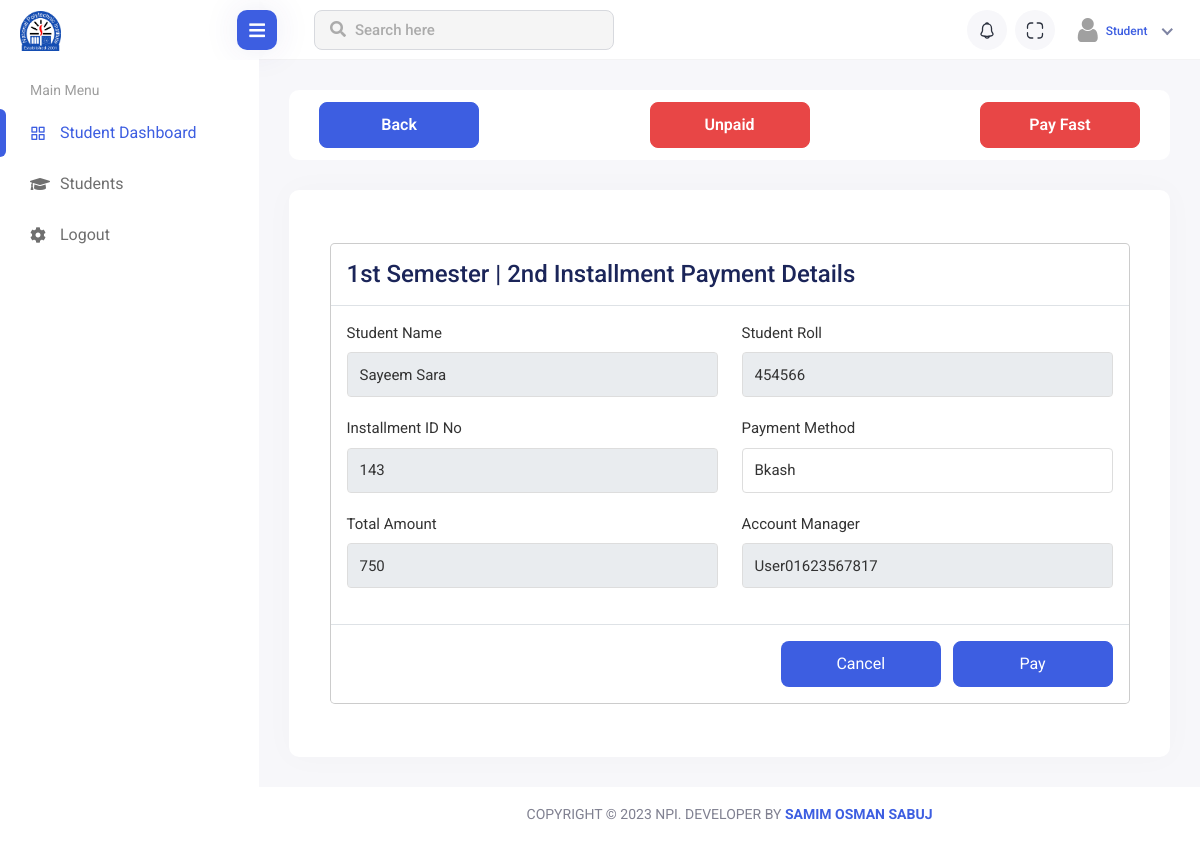
Page /student/payment-confirm/143/ (signed in) on the committed database.
### student/models.py (models this page shows, shortened)
class Installments(models.Model):
    TITLE = (
        ('1st Installment', '1st Installment'),
        ('2nd Installment', '2nd Installment'),
        ('3rd Installment', '3rd Installment'),
        ('4th Installment', '4th Installment'),
    )
    PAYMENT_METHOD = (
        ('Cash', 'Cash'),
        ('Bkash', 'Bkash'),
        ('Others', 'Others'),
    )
    semester = models.ForeignKey(Semesters, on_delete=models.CASCADE, related_name="Semester")
    title = models.CharField(choices=TITLE, max_length=50)
    amount = models.PositiveIntegerField(default=3750)
    discount = models.PositiveIntegerField(default=0)
    created_date = models.DateTimeField(auto_now_add=True)
    payment_method = models.CharField(choices=PAYMENT_METHOD, max_length=15, blank=True, null=False)
    is_paid = models.BooleanField(default=False)
    class Meta:
        ordering = ['-created_date']

class Semesters(models.Model):
    TITLE = (
        ('1st Semester', '1st Semester'),
        ('2nd Semester', '2nd Semester'),
        ('3rd Semester', '3rd Semester'),
        ('4th Semester', '4th Semester'),
        ('5th Semester', '5th Semester'),
        ('6th Semester', '6th Semester'),
        ('7th Semester', '7th Semester'),
        ('8th Semester', '8th Semester'),
        )
    Student = models.ForeignKey(student, on_delete=models.CASCADE, related_name="Students")
    title = models.CharField(choices=TITLE, max_length=50)
    start_date = models.DateField(auto_now_add=True)
    result = models.FloatField(max_length=5, blank=True, null=True)
    is_complete = models.BooleanField(default=False)
    def __str__(self) -> str:
        return self.title
    class Meta:
        ordering = ['title']

### account/models.py (models this page shows, shortened)
class User(AbstractBaseUser, PermissionsMixin):
    email = models.EmailField(max_length=50, blank=False, unique=True)
    username = models.CharField(max_length=40, validators=[UnicodeUsernameValidator], unique=True)
    is_active = models.BooleanField(default=True)
    is_staff = models.BooleanField(default=False)
    is_superuser = models.BooleanField(default=False)
    date_joined = models.DateTimeField(auto_now_add=True)
    objects = UserManager()
    is_student = models.BooleanField(default=False)
    is_teacher = models.BooleanField(default=False)
    is_adminstaff = models.BooleanField(default=False)
    USERNAME_FIELD = 'username'
    REQUIRED_FIELDS = ['email',]
    class Meta:
        ordering = ['-date_joined']
    def __str__(self):
        return self.username

class student(User):
    GENDER = (
        ('Male', 'Male'),
        ('Female', 'Female'),
        ('Others', 'Others'),
    )
    RELIGION = (
        ('Islam', 'Islam'),
        ('Hindu', 'Hindu'),
        ('Chirstian', 'Chirstian'),
        ('Buddist', 'Buddist'),
        ('Others', 'Others'),
    )
    BLOOD_GROUP = (
        ('A+', 'A+'),
        ('A-', 'A-'),
        ('B+', 'B+'),
        ('B-', 'B-'),
        ('O+', 'O+'),
        ('O-', 'O-'),
        ('AB+', 'AB+'),
        ('AB-', 'AB-'),
    )
    first_name = models.CharField(max_length=20)
    last_name = models.CharField(max_length=20)
    address = models.TextField(blank=True)
    gender = models.CharField(choices=GENDER, max_length=10, blank=True, null=False)
    date_of_birth = models.DateField(blank=True, null=False)
    blood_group = models.CharField(choices=BLOOD_GROUP, max_length=5, blank=True, null=False)
    roll_no = models.PositiveIntegerField(blank=True)
    religion = models.CharField(choices=RELIGION, max_length=10, blank=True, null=False)
    phone_number = models.TextField()
    student_image = models.ImageField(upload_to='student/img/', blank=True, null=False, default='student_avatar.png/')
    department = models.ForeignKey(Department, on_delete=models.CASCADE, related_name='student_deparment', blank=True, null=True)
    semester = models.CharField(max_length=40)
    tuition_fees_discount = models.IntegerField(blank=True, null=True)
    otp_token = models.CharField(max_length=6, blank=True, null=True)
    is_varified = models.BooleanField(default=False)

class User(AbstractBaseUser, PermissionsMixin):
    email = models.EmailField(max_length=50, blank=False, unique=True)
    username = models.CharField(max_length=40, validators=[UnicodeUsernameValidator], unique=True)
    is_active = models.BooleanField(default=True)
    is_staff = models.BooleanField(default=False)
    is_superuser = models.BooleanField(default=False)
    date_joined = models.DateTimeField(auto_now_add=True)
    objects = UserManager()
    is_student = models.BooleanField(default=False)
    is_teacher = models.BooleanField(default=False)
    is_adminstaff = models.BooleanField(default=False)
    USERNAME_FIELD = 'username'
    REQUIRED_FIELDS = ['email',]
    class Meta:
        ordering = ['-date_joined']
    def __str__(self):
        return self.username

### student/views.py (the view, shortened to what this page needs)
# urls.py: path('payment-confirm/<int:id>/', payment_confirm, name='payment_confirm'),
@login_required(login_url='login')
def payment_confirm(request, id):
    context = {}
    user = request.user
    if user.is_teacher == True:
        Teacher = teacher.objects.get(username=user)
        context['Teacher'] = Teacher
    if Installments.objects.filter(id=id).exists():
        installment = Installments.objects.get(id=id)
        context['installment'] = installment
        student_id = installment.semester.Student.id
    return render(request, 'fees/payment_confirm.html', context)

### templates/fees/payment_confirm.html (shortened to what this page needs)
{% extends '../base/base.html' %}
{% load static %}
{% block body_content %}
<div class="content container-fluid">
    <div class="page-header invoices-page-header">
        <div class="row align-items-center">
            <div class="col-3" style="text-align: center;">
                <div class="invoices-create-btn">
                    <a href="{% url 'fees_collect' %}" class="btn btn-primary">
                        Back
                    </a>
                </div>
            </div>
            <div class="col-6" style="text-align: center;">
                {% if installment %}
                <div class="invoices-create-btn">
                    {% if installment.is_paid is False %}
                    <a href="" class="btn btn-danger" aria-disabled="true">
                        Unpaid
                    </a>
                    {% else %}
                    <a class="btn btn-primary" target="_blank" style="width: 80%; padding-left: 10px; padding-right: 10px;">
                        Paid Recived Successfully!
                    </a>
                    {% endif %}
                </div>
                {% endif %}
            </div>
            <div class="col-3" style="text-align: center;">
                {% if installment %}
                <div class="invoices-create-btn">
                    {% if installment.is_paid is False %}
                    <a href="" class="btn btn-danger" aria-disabled="true">
                        Pay Fast
                    </a>
                    {% else %}
                    <a href="{% url 'invoice' installment.id %}" class="btn btn-primary" target="_blank">
                        Print Invoice
                    </a>
                    {% endif %}
                </div>
                {% endif %}
            </div>
        </div>
    </div>
    <div class="row">
        <div class="col-md-12">
            <div class="card invoices-add-card">
                <div class="card-body">
                    {% if installment %}
                    <form method="POST"> {% csrf_token %}
                        <div class="modal-dialog modal-dialog-centered modal-lg">
                            <div class="modal-content">
                                <div class="modal-header">
                                    <div class="form-header text-start mb-0">
                                        <h4 class="mb-0">{{installment.semester}} | {{installment.title|title}} Payment
                                            Details</h4>
                                    </div>
                                </div>
                                <div class="modal-body">
                                    <div class="bank-inner-details">
                                        <div class="row">
                                            <div class="col-lg-6 col-md-6">
                                                <div class="form-group">
                                                    <label>Student Name</label>
                                                    <input type="text" class="form-control" placeholder="Add Name" value="{{installment.semester.Student.first_name}} {{installment.semester.Student.last_name}}" name="name" readonly>
                                                </div>
                                            </div>
                                            <div class="col-lg-6 col-md-6">
                                                <div class="form-group">
                                                    <label>Student Roll</label>
                                                    <input type="text" class="form-control" placeholder="Add Name"
                                                        value="{{installment.semester.Student.roll_no}}" name="roll_no" readonly>
                                                </div>
                                            </div>
                                            <div class="col-lg-6 col-md-6">
                                                <div class="form-group">
                                                    <label>Installment ID No</label>
                                                    <input type="text" class="form-control" placeholder="Add Name"
                                                        value="{{installment.id}}" name="ins_id" readonly>
                                                </div>
                                            </div>
                                            <div class="col-lg-6 col-md-6">
                                                <div class="form-group">
                                                    <label>Payment Method</label>
                                                    {% if installment.is_paid is False %}
                                                    <select name="payment_method" id="" class="form-control">
                                                        {% if request.user.is_teacher == True or request.user.is_adminstaff == True %}
                                                        <option value="Cash">Cash</option>
                                                        {% elif request.user.is_student == True %}
                                                        <option value="Bkash">Bkash</option>
                                                        {% else %}
                                                        <option value="-----">-----</option>
                                                        {% endif %}
                                                    </select>
                                                    {% else %}
                                                    <input type="text" class="form-control" value="{{installment.payment_method}}" name="payment_method" readonly>
                                                    {% endif %}
                                                </div>
                                            </div>
                                            <div class="col-lg-6 col-md-6">
                                                <div class="form-group">
                                                    <label>Total Amount</label>
                                                    <input type="text" class="form-control"
                                                        value="{{installment.amount}}" name="amount" readonly>
                                                </div>
                                            </div>
                                            <div class="col-lg-6 col-md-6">
                                                <div class="form-group">
                                                    <label>Account Manager</label>
                                                    <input type="text" class="form-control"
                                                        value="{{request.user|title}}" readonly>
                                                </div>
                                            </div>
                                        </div>
                                    </div>
                                </div>
                                <div class="modal-footer">
                                    <div class="bank-details-btn">
                                        {% if installment.is_paid is False %}
                                        <a href="javascript:void(0);" data-bs-dismiss="modal"
                                            class="btn bank-cancel-btn me-2">Cancel</a>
                                        <button type="submit" class="btn btn-primary">Pay</button>
                                        {% else %}
                                        <a href="{% url 'invoice' installment.id %}" class="btn btn-primary"
                                            target="_blank">
                                            Print Invoice
                                        </a>
                                        {% endif %}
                                    </div>
                                </div>
                            </div>
                        </div>
                    </form>
                    {% endif %}
                </div>
            </div>
        </div>
    </div>
</div>
{% endblock body_content %}

### rows in the picture
Installments: semester "1st Semester", title "2nd Installment", name "Sayeem Sara", roll_no "454566", ins_id "143", amount "750"
User: payment_method "Bkash", user "User01623567817"
